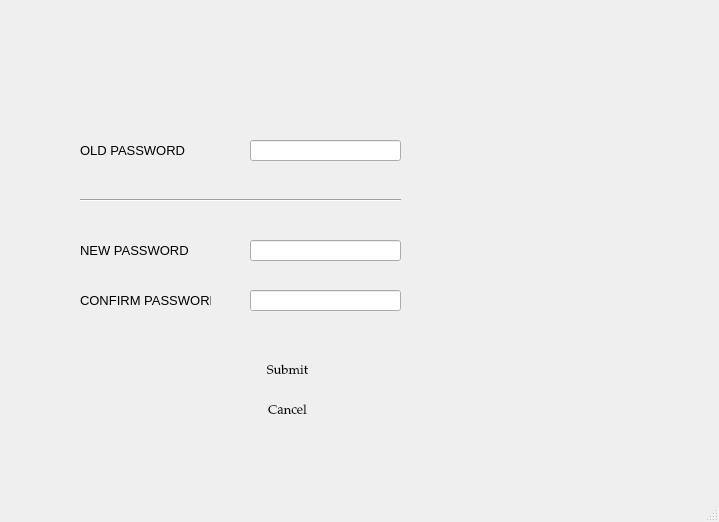
<?xml version="1.0" encoding="UTF-8"?>
<ui version="4.0">
 <class>changepassword</class>
 <widget class="QMainWindow" name="changepassword">
  <property name="geometry">
   <rect>
    <x>0</x>
    <y>0</y>
    <width>719</width>
    <height>522</height>
   </rect>
  </property>
  <property name="windowTitle">
   <string>MainWindow</string>
  </property>
  <widget class="QWidget" name="centralwidget">
   <widget class="QLabel" name="label">
    <property name="geometry">
     <rect>
      <x>-10</x>
      <y>-30</y>
      <width>731</width>
      <height>571</height>
     </rect>
    </property>
    <property name="text">
     <string/>
    </property>
    <property name="pixmap">
     <pixmap resource="pic.qrc">:/newPrefix/White-Lock-Wallpaper-1080x2340-.jpg</pixmap>
    </property>
   </widget>
   <widget class="QLabel" name="label_2">
    <property name="geometry">
     <rect>
      <x>80</x>
      <y>140</y>
      <width>121</width>
      <height>20</height>
     </rect>
    </property>
    <property name="font">
     <font>
      <family>Nirmala UI</family>
      <pointsize>10</pointsize>
      <weight>50</weight>
      <bold>false</bold>
     </font>
    </property>
    <property name="text">
     <string>OLD PASSWORD</string>
    </property>
   </widget>
   <widget class="QLabel" name="label_3">
    <property name="geometry">
     <rect>
      <x>80</x>
      <y>240</y>
      <width>111</width>
      <height>20</height>
     </rect>
    </property>
    <property name="font">
     <font>
      <family>Nirmala UI</family>
      <pointsize>10</pointsize>
     </font>
    </property>
    <property name="text">
     <string>NEW PASSWORD</string>
    </property>
   </widget>
   <widget class="QLineEdit" name="old">
    <property name="geometry">
     <rect>
      <x>250</x>
      <y>140</y>
      <width>151</width>
      <height>21</height>
     </rect>
    </property>
   </widget>
   <widget class="QLineEdit" name="new_2">
    <property name="geometry">
     <rect>
      <x>250</x>
      <y>240</y>
      <width>151</width>
      <height>21</height>
     </rect>
    </property>
    <property name="echoMode">
     <enum>QLineEdit::Password</enum>
    </property>
   </widget>
   <widget class="QLabel" name="invalid">
    <property name="geometry">
     <rect>
      <x>250</x>
      <y>310</y>
      <width>251</width>
      <height>31</height>
     </rect>
    </property>
    <property name="font">
     <font>
      <family>MS Shell Dlg 2</family>
      <pointsize>10</pointsize>
     </font>
    </property>
    <property name="styleSheet">
     <string notr="true">color: rgb(255, 3, 3);</string>
    </property>
    <property name="text">
     <string/>
    </property>
   </widget>
   <widget class="QPushButton" name="ok_">
    <property name="geometry">
     <rect>
      <x>250</x>
      <y>400</y>
      <width>75</width>
      <height>21</height>
     </rect>
    </property>
    <property name="font">
     <font>
      <family>Palatino Linotype</family>
      <pointsize>10</pointsize>
      <weight>50</weight>
      <bold>false</bold>
     </font>
    </property>
    <property name="styleSheet">
     <string notr="true">background-color: rgb(255, 255, 255);</string>
    </property>
    <property name="text">
     <string>Cancel</string>
    </property>
    <property name="default">
     <bool>true</bool>
    </property>
    <property name="flat">
     <bool>true</bool>
    </property>
   </widget>
   <widget class="QLineEdit" name="newconfirm">
    <property name="geometry">
     <rect>
      <x>250</x>
      <y>290</y>
      <width>151</width>
      <height>21</height>
     </rect>
    </property>
    <property name="echoMode">
     <enum>QLineEdit::Password</enum>
    </property>
   </widget>
   <widget class="QLabel" name="label_4">
    <property name="geometry">
     <rect>
      <x>80</x>
      <y>290</y>
      <width>131</width>
      <height>20</height>
     </rect>
    </property>
    <property name="font">
     <font>
      <family>Nirmala UI</family>
      <pointsize>10</pointsize>
     </font>
    </property>
    <property name="text">
     <string>CONFIRM PASSWORD</string>
    </property>
   </widget>
   <widget class="Line" name="line">
    <property name="geometry">
     <rect>
      <x>80</x>
      <y>190</y>
      <width>321</width>
      <height>20</height>
     </rect>
    </property>
    <property name="frameShadow">
     <enum>QFrame::Sunken</enum>
    </property>
    <property name="orientation">
     <enum>Qt::Horizontal</enum>
    </property>
   </widget>
   <widget class="QPushButton" name="ok_1">
    <property name="geometry">
     <rect>
      <x>250</x>
      <y>360</y>
      <width>75</width>
      <height>21</height>
     </rect>
    </property>
    <property name="font">
     <font>
      <family>Palatino Linotype</family>
      <pointsize>10</pointsize>
      <weight>50</weight>
      <bold>false</bold>
     </font>
    </property>
    <property name="styleSheet">
     <string notr="true">background-color: rgb(255, 255, 255);</string>
    </property>
    <property name="text">
     <string>Submit</string>
    </property>
    <property name="default">
     <bool>true</bool>
    </property>
    <property name="flat">
     <bool>true</bool>
    </property>
   </widget>
  </widget>
  <widget class="QMenuBar" name="menubar">
   <property name="geometry">
    <rect>
     <x>0</x>
     <y>0</y>
     <width>719</width>
     <height>21</height>
    </rect>
   </property>
  </widget>
  <widget class="QStatusBar" name="statusbar"/>
 </widget>
 <tabstops>
  <tabstop>old</tabstop>
  <tabstop>new_2</tabstop>
  <tabstop>newconfirm</tabstop>
  <tabstop>ok_1</tabstop>
  <tabstop>ok_</tabstop>
 </tabstops>
 <resources>
  <include location="pic.qrc"/>
 </resources>
 <connections/>
</ui>
